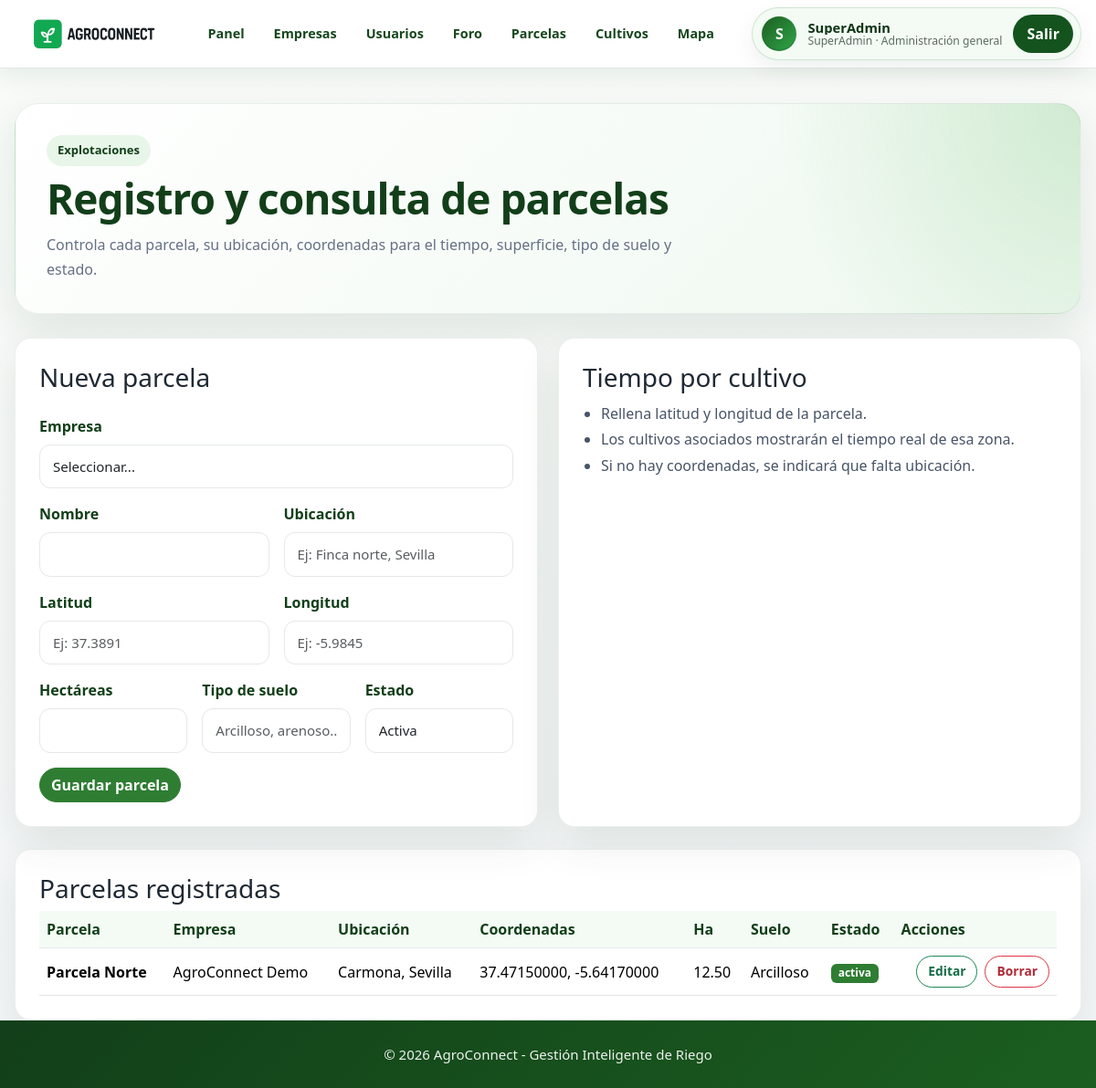
/parcelas.php (signed in), run on the app's committed database.
### tables this page shows
CREATE TABLE `parcelas` (
  `id` int(11) NOT NULL,
  `empresa_id` int(11) NOT NULL,
  `nombre` varchar(120) NOT NULL,
  `ubicacion` varchar(180) DEFAULT '',
  `latitud` decimal(10,8) DEFAULT NULL,
  `longitud` decimal(11,8) DEFAULT NULL,
  `hectareas` decimal(10,2) DEFAULT 0.00,
  `tipo_suelo` varchar(100) DEFAULT '',
  `estado` enum('activa','en_revision','inactiva') DEFAULT 'activa',
  `fecha_creacion` timestamp NOT NULL DEFAULT current_timestamp()
);

CREATE TABLE `empresas` (
  `id` int(11) NOT NULL,
  `nombre` varchar(120) NOT NULL,
  `fecha_creacion` timestamp NOT NULL DEFAULT current_timestamp()
);

### parcelas.php (the view, shortened to what this page needs)
<?php
$conn = new mysqli('localhost','root','','agroconnect');
$conn->set_charset('utf8mb4');
require_once 'agro_helper.php';
$rol = $_SESSION['rol'];
$sinTabla = !agro_tabla_existe($conn, 'parcelas');
$tieneCoordenadas = !$sinTabla && agro_columna_existe($conn, 'parcelas', 'latitud') && agro_columna_existe($conn, 'parcelas', 'longitud');
if (!$sinTabla) {
    if ($rol === 'superadmin') {
        $parcelas = $conn->query("SELECT p.*, e.nombre AS empresa FROM parcelas p LEFT JOIN empresas e ON p.empresa_id=e.id ORDER BY p.id DESC");
    } else {
        $eid = intval($_SESSION['empresa_id'] ?? 0);
        $st = $conn->prepare("SELECT p.*, e.nombre AS empresa FROM parcelas p LEFT JOIN empresas e ON p.empresa_id=e.id WHERE p.empresa_id=? ORDER BY p.id DESC");
        $st->bind_param('i', $eid);
        $st->execute();
        $parcelas = $st->get_result();
    }
}
?>
<!DOCTYPE html>
<html lang="es">
<head>
    <link href="https://cdn.jsdelivr.net/npm/bootstrap@5.3.2/dist/css/bootstrap.min.css" rel="stylesheet">
    <link rel="stylesheet" href="style.css">
</head>
<body class="admin-body">
<?php include __DIR__ . '/includes/topbar.php'; ?>
<div class="admin-container">
    <div class="dashboard-hero"><div><span class="eyebrow">Explotaciones</span><h1>Registro y consulta de parcelas</h1><p>Controla cada parcela, su ubicación, coordenadas para el tiempo, superficie, tipo de suelo y estado.</p></div></div>
    <?php if($sinTabla){ ?>
        <div class="alert alert-warning">Importa <strong>actualizacion_superadmin.sql</strong> para activar parcelas.</div>
    <?php } else { ?>
        <div class="dashboard-grid two-columns">
            <div class="admin-card">
                <h3>Nueva parcela</h3>
                <form method="POST" class="row g-3 mt-1">
                    <?php if($rol==='superadmin'){ ?><div class="col-md-12"><label class="form-label">Empresa</label><select name="empresa_id" class="form-select" required><option value="">Seleccionar...</option></select></div><?php } ?>
                    <div class="col-md-6"><label class="form-label">Nombre</label><input name="nombre" class="form-control" required></div>
                    <div class="col-md-6"><label class="form-label">Ubicación</label><input name="ubicacion" class="form-control" placeholder="Ej: Finca norte, Sevilla"></div>
                    <?php if($tieneCoordenadas){ ?>
                    <div class="col-md-6"><label class="form-label">Latitud</label><input type="number" step="0.00000001" name="latitud" class="form-control" placeholder="Ej: 37.3891"></div>
                    <div class="col-md-6"><label class="form-label">Longitud</label><input type="number" step="0.00000001" name="longitud" class="form-control" placeholder="Ej: -5.9845"></div>
                    <?php } ?>
                    <div class="col-md-4"><label class="form-label">Hectáreas</label><input type="number" step="0.01" name="hectareas" class="form-control"></div>
                    <div class="col-md-4"><label class="form-label">Tipo de suelo</label><input name="tipo_suelo" class="form-control" placeholder="Arcilloso, arenoso..."></div>
                    <div class="col-md-4"><label class="form-label">Estado</label><select name="estado" class="form-select"><option value="activa">Activa</option></select></div>
                    <div class="col-12"><button name="guardar" class="btn btn-success">Guardar parcela</button></div>
                </form>
            </div>
            <div class="admin-card"><h3>Tiempo por cultivo</h3><ul class="clean-list"><li>Rellena latitud y longitud de la parcela.</li><li>Los cultivos asociados mostrarán el tiempo real de esa zona.</li><li>Si no hay coordenadas, se indicará que falta ubicación.</li></ul></div>
        </div>
        <div class="admin-card mt-4"><h3>Parcelas registradas</h3><div class="table-responsive"><table class="table align-middle"><thead><tr><th>Parcela</th><th>Empresa</th><th>Ubicación</th><?php if($tieneCoordenadas){ ?><th>Coordenadas</th><?php } ?><th>Ha</th><th>Suelo</th><th>Estado</th><?php if(in_array($rol,['superadmin','jefe'])){ ?><th>Acciones</th><?php } ?></tr></thead><tbody><?php while($p=$parcelas->fetch_assoc()){ ?><tr><td><strong><?php echo htmlspecialchars($p['nombre']); ?></strong></td><td><?php echo htmlspecialchars($p['empresa']??''); ?></td><td><?php echo htmlspecialchars($p['ubicacion']); ?></td><?php if($tieneCoordenadas){ ?><td><?php echo ($p['latitud']!==null && $p['longitud']!==null) ? htmlspecialchars($p['latitud'].', '.$p['longitud']) : '<span class="text-muted">Sin coordenadas</span>'; ?></td><?php } ?><td><?php echo htmlspecialchars($p['hectareas']); ?></td><td><?php echo htmlspecialchars($p['tipo_suelo']); ?></td><td><span class="badge bg-success"><?php echo htmlspecialchars($p['estado']); ?></span></td><?php if(in_array($rol,['superadmin','jefe'])){ ?><td><?php echo agro_crud_botones('parcelas', $p['id'], 'parcelas.php'); ?></td><?php } ?></tr><?php } ?></tbody></table></div></div>
    <?php } ?>
</div>
<?php include __DIR__ . '/includes/footer.php'; ?>
</body>
</html>

### agro_helper.php (shortened to what this page needs)
<?php
function agro_tabla_existe($conn, $tabla) {
    $tabla = $conn->real_escape_string($tabla);
    $res = $conn->query("SHOW TABLES LIKE '$tabla'");
    return $res && $res->num_rows > 0;
}
function agro_columna_existe($conn, $tabla, $columna) {
    $tabla = $conn->real_escape_string($tabla);
    $columna = $conn->real_escape_string($columna);
    $res = $conn->query("SHOW COLUMNS FROM `$tabla` LIKE '$columna'");
    return $res && $res->num_rows > 0;
}
function agro_crud_botones($tabla, $id, $volver) {
    $rol = $_SESSION['rol'] ?? '';
    $permitidas = ['empresas','usuarios','parcelas','cultivos','recursos','incidencias','tareas_agricolas','historico_actividades','grupos_trabajadores'];
    $id = intval($id);
    $volver = urlencode($volver);
    $tablaUrl = urlencode($tabla);
    return '<div class="crud-actions"><a class="crud-btn crud-btn--edit" href="edit_record.php?tabla='.$tablaUrl.'&id='.$id.'&volver='.$volver.'">Editar</a><a class="crud-btn crud-btn--delete" href="delete_record.php?tabla='.$tablaUrl.'&id='.$id.'&volver='.$volver.'">Borrar</a></div>';
}
?>

### style.css (style rules this page uses)
:root { --verde-900: #123f19; --verde-800: #1b5e20; --verde-700: #2e7d32; --verde-600: #3f9142; --verde-100: #e8f5e9; --verde-50: #f4fbf5; --texto: #1f2933; --muted: #667085; --borde: #e5e7eb; --fondo: #f4f6f8; --blanco: #ffffff; --sombra: 0 18px 45px rgba(18, 63, 25, 0.10); --radio: 18px; }
* { box-sizing: border-box; margin: 0; padding: 0; }
html { min-height: 100%; }
body { min-height: 100vh; display: flex; flex-direction: column; background: linear-gradient(180deg, #f8fbf8 0%, #f4f6f8 45%, #eef7ef 100%); color: var(--texto); font-family: "Segoe UI", Arial, sans-serif; }
a { color: inherit; }
.grupo label, .form-label { margin-bottom: 8px; font-weight: 700; color: var(--verde-900); }
.grupo input, .grupo textarea, .form-control, .form-select { min-height: 46px; padding: 12px 14px; border-radius: 12px !important; border: 1px solid var(--borde) !important; font-size: 15px; background: #fff; transition: 0.2s ease; }
.admin-body { background: linear-gradient(180deg, #f8fbf8 0%, #f4f6f8 100%) !important; }
.admin-container { width: min(1180px, calc(100% - 32px)); margin: 38px auto 0; }
.admin-card { border: 1px solid rgba(18, 63, 25, 0.08) !important; border-radius: var(--radio) !important; box-shadow: var(--sombra) !important; padding: 26px !important; background: #fff; }
.table { margin-bottom: 0; vertical-align: middle; }
.table thead th { color: var(--verde-900); background: var(--verde-50); border-bottom: 1px solid var(--borde); }
.badge.bg-success, .btn-success, .bg-success { background-color: var(--verde-700) !important; }
.btn-success { border-color: var(--verde-700) !important; border-radius: 999px !important; font-weight: 650 !important; }
.dashboard-hero { display:flex; justify-content:space-between; align-items:center; gap:26px; padding:34px; margin-bottom:26px; border-radius:26px; background:radial-gradient(circle at top right, rgba(76,175,80,.20), transparent 28%), linear-gradient(135deg,#fff,#eef8ef); border:1px solid rgba(18,63,25,.08); box-shadow:var(--sombra); }
.dashboard-hero h1 { margin:8px 0 10px; color:var(--verde-900); font-size:clamp(30px,4vw,46px); font-weight:850; letter-spacing:-1px; }
.dashboard-hero p { max-width:720px; margin:0; color:var(--muted); line-height:1.7; }
.eyebrow { display:inline-flex; padding:7px 12px; border-radius:999px; background:var(--verde-100); color:var(--verde-900); font-weight:800; font-size:13px; }
.dashboard-grid { display:grid; grid-template-columns:minmax(0,1.5fr) minmax(320px,.8fr); gap:22px; margin-bottom:22px; align-items:stretch; }
.dashboard-grid.two-columns { grid-template-columns:repeat(2,minmax(0,1fr)); }
.clean-list { padding-left:20px; color:#475467; line-height:1.8; }
.admin-body { min-height: 100vh; display: flex; flex-direction: column; }
.admin-container, .dashboard-container, .contenido, .contact-section { flex: 1 0 auto; }
.empresa-actions, .crud-actions { display: flex; align-items: center; gap: 8px; flex-wrap: wrap; justify-content: flex-end; }
.crud-btn { display: inline-flex; align-items: center; justify-content: center; min-height: 32px; padding: 6px 12px; border-radius: 999px; font-weight: 800; font-size: .86rem; text-decoration: none; transition: .2s ease; }
.crud-btn--edit { border: 1px solid #198754; color: #146c43; background: #fff; }
.crud-btn--delete { border: 1px solid #dc3545; color: #b02a37; background: #fff; }

### data on the page
parcelas: nombre "Parcela Norte", empresa.nombre "AgroConnect Demo", ubicacion "Carmona, Sevilla", latitud+longitud "37.47150000, -5.64170000", hectareas "12.50", tipo_suelo "Arcilloso", estado "activa"

### other printed values
mb_substr($usuarioNombre, 0, 1, 'UTF-8') "S"
$usuarioNombre "SuperAdmin"
$rolLabel "SuperAdmin"
$empresaNombre "Administración general"
